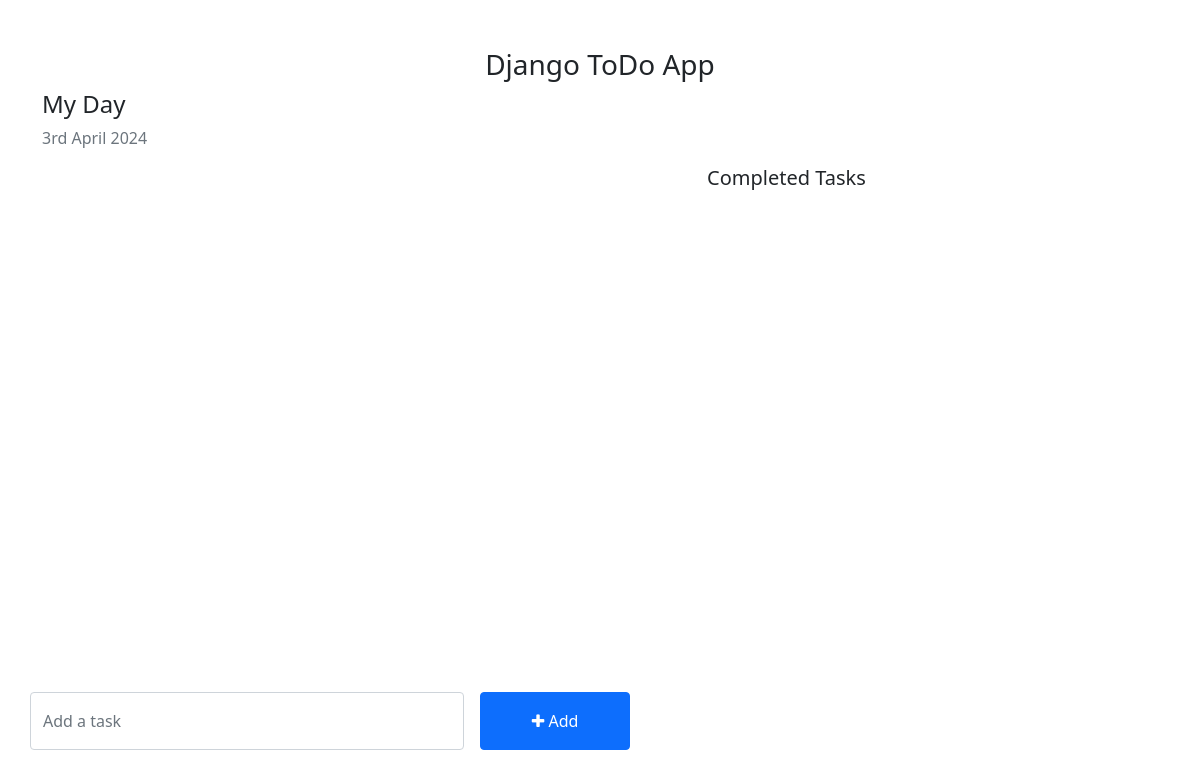
The app's page /, older data.
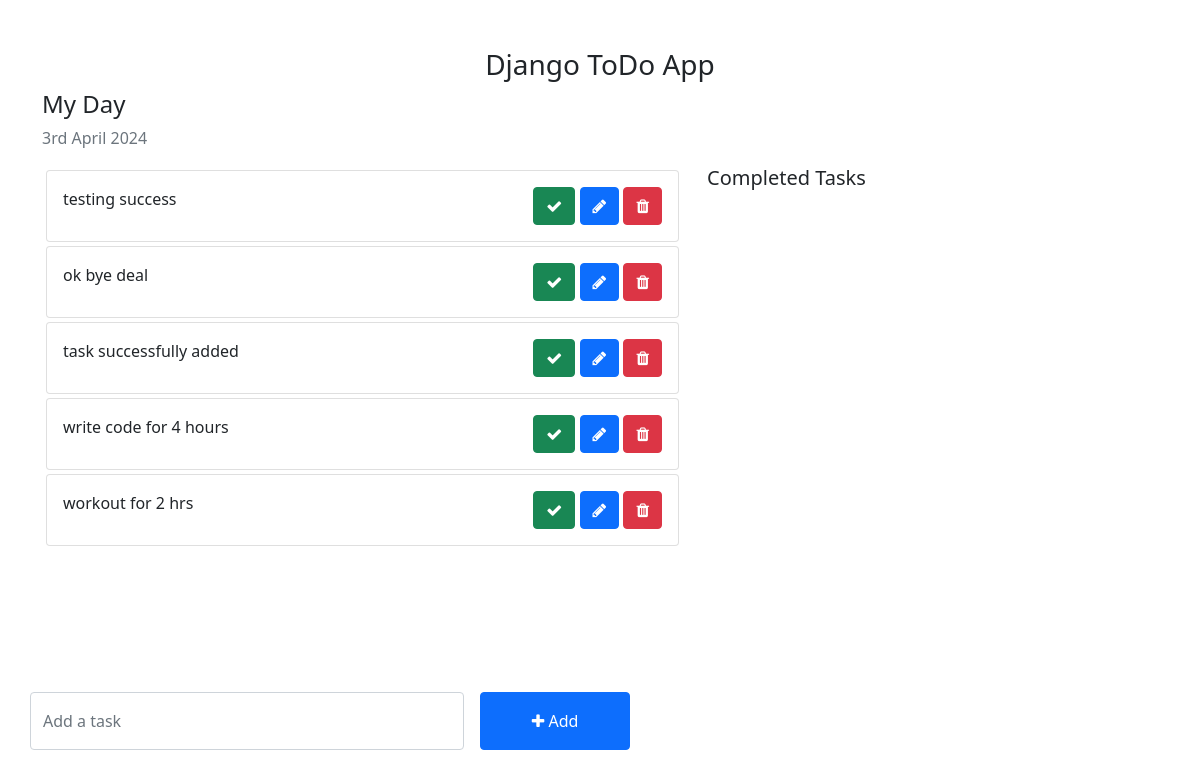
The same page, newer data.
### todo/models.py (models this page shows, shortened)
class Task(models.Model):
    class Meta:
        verbose_name_plural = 'Tasks'
    task = models.CharField(max_length=250)
    is_completed = models.BooleanField(default=False)
    slug = AutoSlugField(populate_from='task', unique=True)
    created_at = models.DateTimeField(auto_now_add=True)
    updated_at = models.DateTimeField(auto_now=True)

### todo/views.py (the view)
# urls.py: 2. Add a URL to urlpatterns:  path('', views.home, name='home')
def home(request):
    tasks = Task.objects.all().order_by('-updated_at')
    data = {'tasks': tasks}
    return render(request, 'todo/home.html', data)

### templates/todo/home.html (shortened to what this page needs)
{% extends "base.html" %}
{% block content %}
<div class="container">
    <h3 class="pt-5 text-center">Django ToDo App</h3>
    <div class="row">
        <h4>My Day</h4>
        <p class="text-muted">{% now "jS F Y" %}</p>
        <div class="col-md-7 col-lg-7" style="height: 450px; overflow: scroll;">
            {% for task in tasks %}
                {% if not task.is_completed %}
                    <div class="card m-1">
                        <div class="card-body">
                            {{task.task}}
                            <span style="position: relative; float: right;">
                                <a class="btn btn-success" href="{% url "todo:task-complete" task.slug %}"><i class="fa fa-check"></i></a>
                                <a class="btn btn-primary" href="{% url "todo:edit-task" task.slug %}"><i class="fa fa-pencil"></i></a>
                                <a class="btn btn-danger" href="{% url "todo:delete-task" task.slug %}"><i class="fa fa-trash"></i></a>
                            </span>
                        </div>
                    </div>
                {% endif %}
            {% endfor %}
        </div>
        <div class="col-md-5 col-lg-5">
            <h5>Completed Tasks</h5>
        </div>
    </div>
    <div class="row">
        <div class="col-md-6 col-lg-6 p-0" style="position: absolute; bottom: 50px;">
            <form action="{% url "todo:add-task" %}" method="POST">
                <div class="form-group">
                    <span style="display: flex;" class="gap-3">
                        <input type="text" name="add_task" class="form-control" placeholder="Add a task" style="padding: 1rem .75rem !important;" required>
                        <button class="btn btn-primary" style="width: 200px;"><i class="fa fa-plus"></i> Add</button>
                    </span>
                </div>
            </form>
        </div>
    </div>
</div>
{% endblock content %}

### templates/base.html (shortened to what this page needs)
<!DOCTYPE html>
<html lang="en">
<head>
    <link href="https://cdn.jsdelivr.net/npm/bootstrap@5.0.2/dist/css/bootstrap.min.css" rel="stylesheet"
>
    <link rel="stylesheet" href="https://cdnjs.cloudflare.com/ajax/libs/font-awesome/4.7.0/css/font-awesome.min.css">
</head>
<body>
    {% block content %}{% endblock content %}
</body>
</html>

Row changes from the older to the newer data that the page shows:
added Task: task "testing success"
added Task: task "ok bye deal"
added Task: task "task successfully added"
added Task: task "write code for 4 hours"
added Task: task "workout for 2 hrs"
